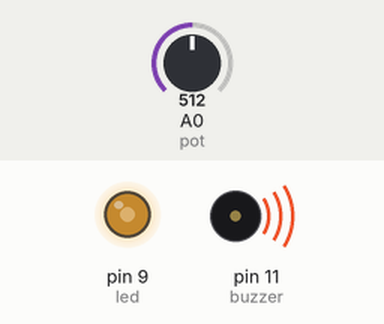
This sketch was run on a simulated Arduino Uno, built with avr-gcc and run on an emulated ATmega328P. On the bench: output pins drawn as LEDs (lit = HIGH), buzzer (waves = sounding). Inputs (shaded band) come from the test bench; at power-on: A0 (pot) = 512.

Above: at 1.2 s.
1.3 s: A0 (pot) set to 716
At 1.9 s:
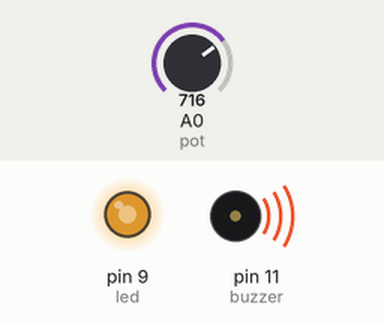
2.8 s: A0 (pot) set to 900
At 3.1 s:
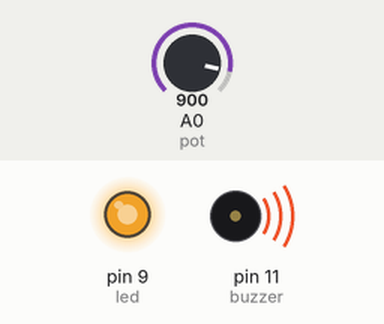
4.3 s: A0 (pot) set to 122
At 5.4 s:
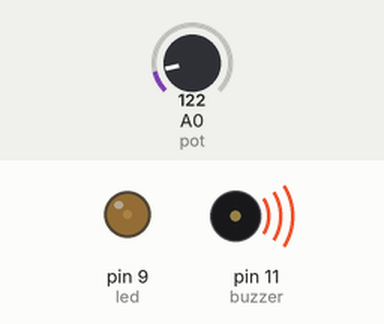
5.8 s: A0 (pot) set to 0
At 6.6 s:
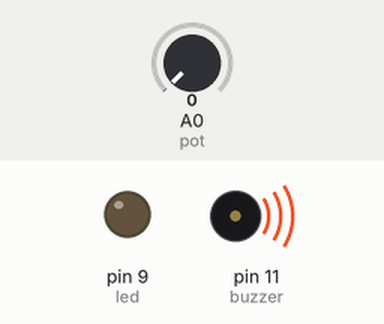
7.3 s: A0 (pot) set to 511
At 7.7 s:
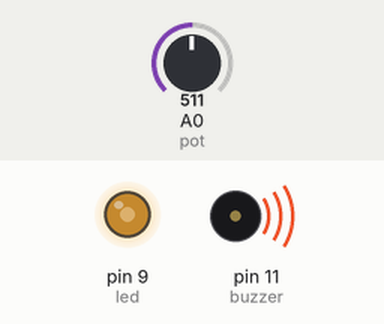
Timing chart, 0 to 9.8 s (numbered marks = the images above; inputs shaded):
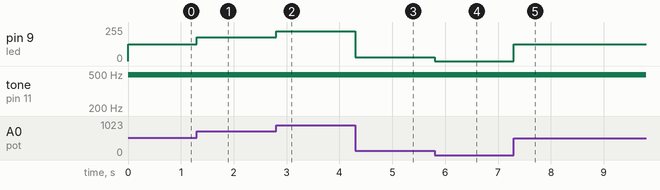

The sketch:

Potenciometro-Buzzer-LED_Marlon.ino
```cpp
const int buzzer = 11;
const int led = 9;
const int pot = A0;
int leitura = 0;
int pwm = 0;

void setup() {
  pinMode(buzzer, OUTPUT);
  pinMode(pot, INPUT);
}

void loop() {
  leitura = analogRead(pot);

  pwm = map(leitura, 0, 1023, 0 , 255);

  analogWrite(buzzer, pwm);
  analogWrite(led, pwm);

}
```

Measured:
- after the input at 1.3 s, pin 9 (led): 127/255 → 178/255 at once
- after the input at 2.8 s, pin 9 (led): 178/255 → 224/255 at once
- after the input at 4.3 s, pin 9 (led): 224/255 → 30/255 at once
- after the input at 5.8 s, pin 9 (led): 30/255 → 0/255 at once
- after the input at 7.3 s, pin 9 (led): 0/255 → 127/255 at once
